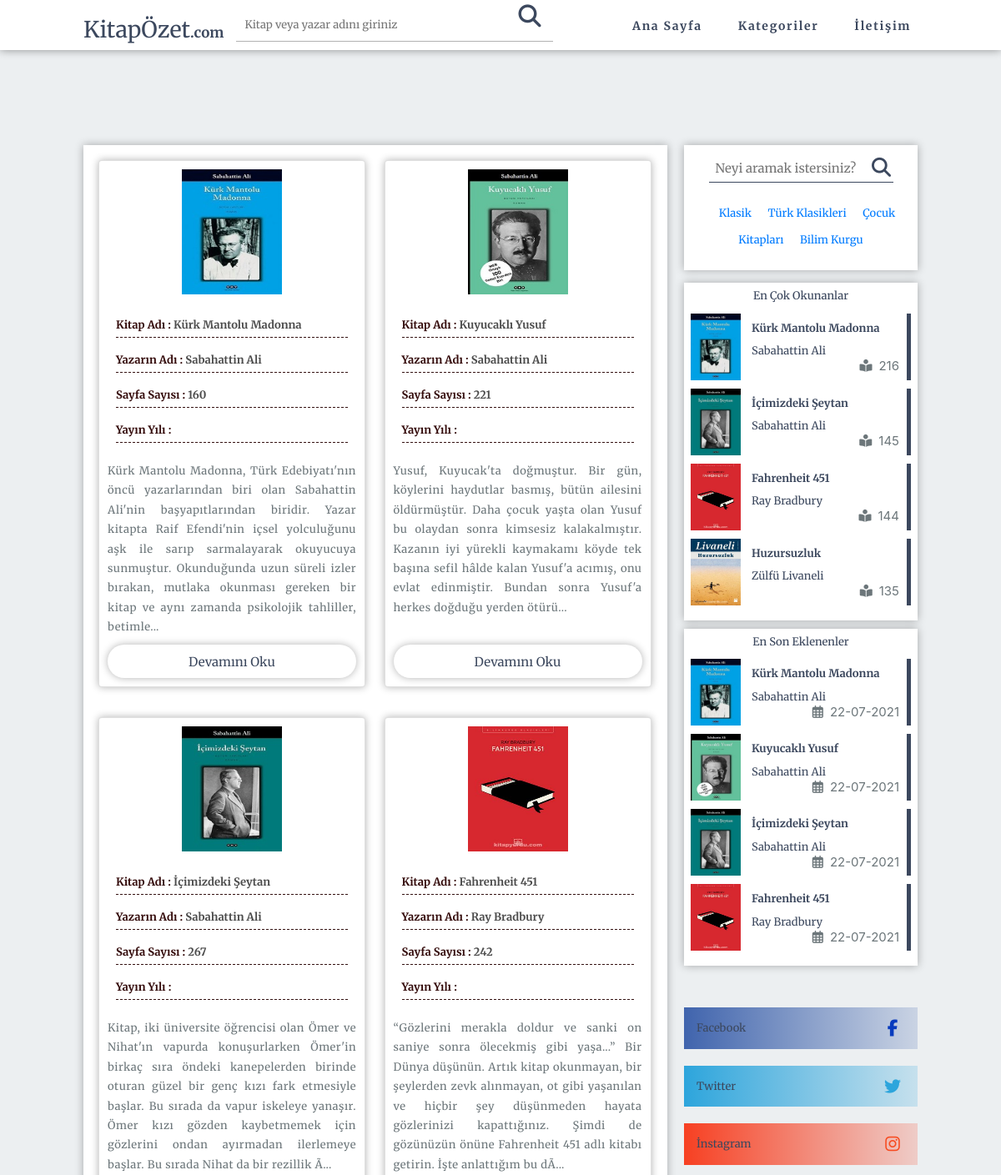
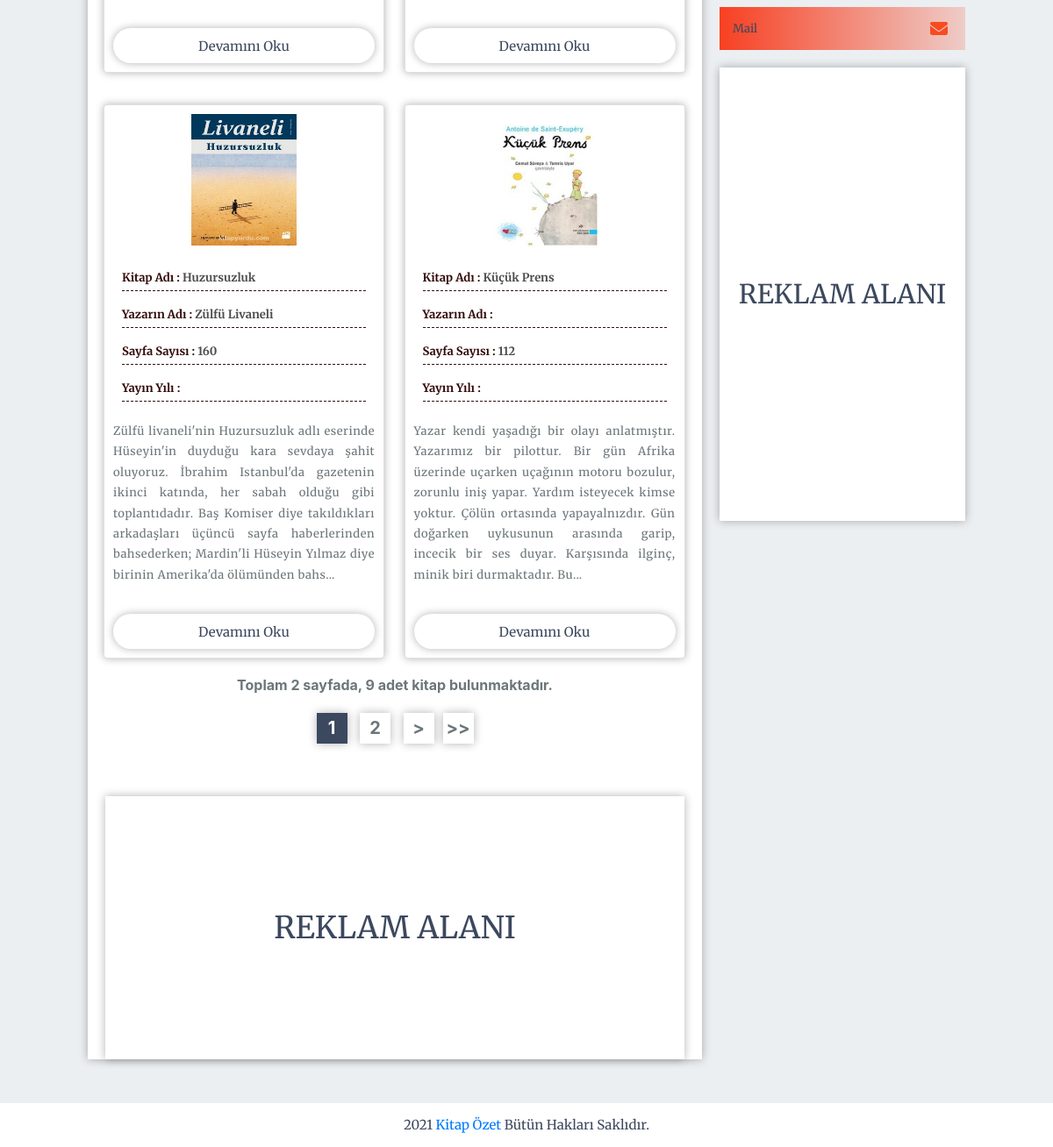
The page / on the database its author committed (2 pictures, top to bottom).
### tables this page shows
CREATE TABLE `kitaplar` (
  `kitap_id` int(11) NOT NULL,
  `kategori_id` int(3) DEFAULT NULL,
  `kitap_ad` varchar(250) DEFAULT NULL,
  `kitap_yazar` varchar(250) DEFAULT NULL,
  `kitap_sayfa` varchar(50) DEFAULT NULL,
  `kitap_icerik` text,
  `kitap_img` varchar(250) DEFAULT NULL,
  `kitap_link` varchar(250) DEFAULT NULL,
  `okunmasayisi` int(10) DEFAULT NULL,
  `kitap_eklenme_tarih` date DEFAULT NULL
);

CREATE TABLE `kategori` (
  `kategori_id` int(11) NOT NULL,
  `kategori_ad` varchar(100) DEFAULT NULL,
  `kategori_ust` int(2) DEFAULT NULL,
  `kategori_seourl` varchar(100) DEFAULT NULL,
  `kategori_sira` varchar(50) DEFAULT NULL,
  `kategori_durum` enum('0','1') DEFAULT '1'
);

### index.php (the view, shortened to what this page needs)
<?php
include "header.php";
if (isset($_REQUEST['Sayfalama'])) {
    $GelenSayfalama       = $_REQUEST['Sayfalama'];
} else {
    $GelenSayfalama       = 1;
}
$SayfalamaIcinSolVeSagButonSayisi = 2;
$SayfaBasinaGosterilecekKayitSayisi = 6;
$ToplamKitapSayisiSorgusu = $db->prepare("SELECT * FROM kitaplar");
$ToplamKitapSayisiSorgusu->execute();
$ToplamKitapSayisi        = $ToplamKitapSayisiSorgusu->rowCount();
$SayfalamayaBaslanilacakKayitSayisi = ($GelenSayfalama * $SayfaBasinaGosterilecekKayitSayisi) - $SayfaBasinaGosterilecekKayitSayisi;
$BulunanSayfaSayisi = ceil($ToplamKitapSayisi / $SayfaBasinaGosterilecekKayitSayisi);
?>
<div id="main-container">
    <div id="main-page">
        <?php
        if (isset($_GET['aranan'])) {
            $aranan = $_GET['aranan'];
            $ToplamSayiSorgusu = $db->prepare("SELECT * FROM kitaplar WHERE kitap_ad LIKE '%$aranan%' OR kitap_yazar LIKE '%$aranan%'");
            $ToplamSayiSorgusu->execute();
            $AramaSonucuToplamKitapSayisi = $ToplamSayiSorgusu->rowCount();
            $AramaSonucuBulunanSayfaSayisi = ceil($AramaSonucuToplamKitapSayisi / $SayfaBasinaGosterilecekKayitSayisi);
            $sorgu = $db->prepare("SELECT * FROM kitaplar WHERE kitap_ad LIKE '%$aranan%' OR kitap_yazar LIKE '%$aranan%' LIMIT $SayfalamayaBaslanilacakKayitSayisi , $SayfaBasinaGosterilecekKayitSayisi");
            $sorgu->execute();
            $sonuclar = $sorgu->fetchAll(PDO::FETCH_ASSOC);
            foreach ($sonuclar as $sonuc) { ?>
                <div class="card">
                    <div class="card-content">
                        <div class="image-area">
                            <img src="admin/dosyalar/<?php echo $sonuc['kitap_img'] ?>" alt="">
                        </div>
                        <div class="card-information">
                            <div class="information book-name">Kitap Adı : <span class="book-text"><?php echo $sonuc['kitap_ad'] ?></span></div>
                            <div class="information author-name">Yazarın Adı : <span class="author-text"><?php echo $sonuc['kitap_yazar'] ?></span></div>
                            <div class="information number-of-page">Sayfa Sayısı : <span class="page-text"><?php echo $sonuc['kitap_sayfa'] ?></span></div>
                            <div class="information publication-year">Yayın Yılı : <span class="publication-text"></span></div>
                        </div>
                    </div>
                    <div class="card-text">
                        <div class="content-text">
                            <p> <?php
                                $yazi = $sonuc['kitap_icerik'];
                                $kelime = strlen($yazi);
                                $sinir = 350;
                                if ($kelime > $sinir) {
                                    $yazi = substr($yazi, 0, $sinir) . "...";
                                }
                                echo $yazi;
                                ?></p>
                        </div>
                        <a class="btn" href="icerik.php?kitap_id=<?php echo $sonuc['kitap_id'] ?>">Devamını Oku</a>
                    </div>
                </div>
            <?php } ?>
            <div class="SayfalamaAlaniIciMetinAlaniKapsayicisi">
                Toplam <?php echo $AramaSonucuBulunanSayfaSayisi ?> sayfada, <?php echo $AramaSonucuToplamKitapSayisi ?> adet kitap bulunmaktadır.
            </div>
            <div class="SayfalamaAlaniIciNumaralandirmaAlaniKapsayicisi">
                <?php
                if ($GelenSayfalama > 1) {
                    echo "<a href='index.php?Sayfalama=1&aranan=$aranan'><div class='Sayfalama'><<</div></a> ";
                    $SayfalamaIcinSayfaDegeriniBirGeriAl = $GelenSayfalama - 1;
                    echo "<a href='index.php?Sayfalama=" . $SayfalamaIcinSayfaDegeriniBirGeriAl . "&aranan=$aranan'><div class='Sayfalama'><</div></a>";
                }
                for ($SayfalamaIcinSayfaIndexDegeri = $GelenSayfalama - $SayfalamaIcinSolVeSagButonSayisi; $SayfalamaIcinSayfaIndexDegeri <= $GelenSayfalama + $SayfalamaIcinSolVeSagButonSayisi; $SayfalamaIcinSayfaIndexDegeri++) {
                    if (($SayfalamaIcinSayfaIndexDegeri > 0) and ($SayfalamaIcinSayfaIndexDegeri <= $AramaSonucuBulunanSayfaSayisi)) {
                        if ($GelenSayfalama == $SayfalamaIcinSayfaIndexDegeri) {
                            echo "<div class='Sayfalama aktif'> " . $SayfalamaIcinSayfaIndexDegeri . "</div>";
                        } else {
                            echo " <a href='index.php?Sayfalama=" . $SayfalamaIcinSayfaIndexDegeri . "&aranan=$aranan'>" . "<div class='Sayfalama'>" . $SayfalamaIcinSayfaIndexDegeri . "</div></a> ";
                        }
                    }
                }
                if ($GelenSayfalama != $AramaSonucuBulunanSayfaSayisi) {
                    $SayfalamaIcinSayfaDegeriniBirIleriAl = $GelenSayfalama + 1;
                    echo "<a href='index.php?Sayfalama=" . $SayfalamaIcinSayfaDegeriniBirIleriAl . "&aranan=$aranan'><div class='Sayfalama'>></div></a>";
                    echo "<a href='index.php?Sayfalama=" . $AramaSonucuBulunanSayfaSayisi . "&aranan=$aranan'><div class='Sayfalama'>>></div></a>";
                }
                ?>
            </div>
            <?php } else {
            $kitapsor = $db->prepare("SELECT * FROM kitaplar LIMIT $SayfalamayaBaslanilacakKayitSayisi , $SayfaBasinaGosterilecekKayitSayisi");
            $kitapsor->execute();
            while ($kitapcek = $kitapsor->fetch(PDO::FETCH_ASSOC)) { ?>
                <div class="card">
                    <div class="card-content">
                        <div class="image-area">
                            <img src="admin/dosyalar/<?php echo $kitapcek['kitap_img'] ?>" alt="">
                        </div>
                        <div class="card-information">
                            <div class="information book-name">Kitap Adı : <span class="book-text"><?php
                                                                                                    $yazi = $kitapcek['kitap_ad'];
                                                                                                    $kelime = strlen($yazi);
                                                                                                    $sinir = 23;
                                                                                                    if ($kelime < $sinir) {
                                                                                                        echo $yazi;
                                                                                                    } else {
                                                                                                        $yazi = substr($yazi, 0, $sinir) . ".";
                                                                                                        echo $yazi;
                                                                                                    }
                                                                                                    ?></span></div>
                            <div class="information author-name">Yazarın Adı : <span class="author-text"><?php
                                                                                                            $yazi = $kitapcek['kitap_yazar'];
                                                                                                            $kelime = strlen($yazi);
                                                                                                            $sinir = 20;
                                                                                                            if ($kelime < $sinir) {
                                                                                                                echo $yazi;
                                                                                                            } else {
                                                                                                                $yazi = substr($yazi, 0, $sinir) . ".";
                                                                                                                echo $yazi;
                                                                                                            }
                                                                                                            ?></span></div>
                            <div class="information number-of-page">Sayfa Sayısı : <span class="page-text"><?php echo $kitapcek['kitap_sayfa'] ?></span></div>
                            <div class="information publication-year">Yayın Yılı : <span class="publication-text"></span></div>
                        </div>
                    </div>
                    <div class="card-text">
                        <div class="content-text">
                            <p> <?php
                                $yazi = $kitapcek['kitap_icerik'];
                                $kelime = strlen($yazi);
                                $sinir = 350;
                                if ($kelime < $sinir) {
                                    echo $yazi;
                                } else {
                                    $yazi = substr($yazi, 0, $sinir) . "...";
                                    echo $yazi;
                                }
                                ?></p>
                        </div>
                        <a class="btn" href="icerik.php?kitap_id=<?php echo $kitapcek['kitap_id'] ?>">Devamını Oku</a>
                    </div>
                </div>
            <?php } ?>
            <div class="SayfalamaAlaniIciMetinAlaniKapsayicisi">
                Toplam <?php echo $BulunanSayfaSayisi ?> sayfada, <?php echo $ToplamKitapSayisi ?> adet kitap bulunmaktadır.
            </div>
            <div class="SayfalamaAlaniIciNumaralandirmaAlaniKapsayicisi">
                <?php
                for ($SayfalamaIcinSayfaIndexDegeri = $GelenSayfalama - $SayfalamaIcinSolVeSagButonSayisi; $SayfalamaIcinSayfaIndexDegeri <= $GelenSayfalama + $SayfalamaIcinSolVeSagButonSayisi; $SayfalamaIcinSayfaIndexDegeri++) {
                    if (($SayfalamaIcinSayfaIndexDegeri > 0) and ($SayfalamaIcinSayfaIndexDegeri <= $BulunanSayfaSayisi)) {
                        if ($GelenSayfalama == $SayfalamaIcinSayfaIndexDegeri) {
                            echo "<div class='Sayfalama aktif'> " . $SayfalamaIcinSayfaIndexDegeri . "</div>";
                        } else {
                            echo " <a href='index.php?Sayfalama=" . $SayfalamaIcinSayfaIndexDegeri . "'>" . "<div class='Sayfalama'>" . $SayfalamaIcinSayfaIndexDegeri . "</div></a> ";
                        }
                    }
                }
                if ($GelenSayfalama != $BulunanSayfaSayisi) {
                    $SayfalamaIcinSayfaDegeriniBirIleriAl = $GelenSayfalama + 1;
                    echo "<a href='index.php?Sayfalama=" . $SayfalamaIcinSayfaDegeriniBirIleriAl . "'><div class='Sayfalama'>></div></a>";
                    echo "<a href='index.php?Sayfalama=" . $BulunanSayfaSayisi . "'><div class='Sayfalama'>>></div></a>";
                }
                ?>
            </div>
        <?php  } ?>
        <div id="mainReklamAlani">
            REKLAM ALANI
        </div>
    </div>
    <?php include 'sidebar.php'; ?>
    <?php include 'footer.php'; ?>
    </body>
    </html>

### sidebar.php (shortened to what this page needs)
<div id="main-category">
    <div id="search-area">
        <input id="search-area-input" type="text" placeholder="Neyi aramak istersiniz?">
        <span id="search-area-icon"><i class="fas fa-search"></i></span>
        <div id="links-container">
            <?php
            $KategoriSorgu = $db->prepare("SELECT * FROM kategori");
            $KategoriSorgu->execute();
            $KategoriCek = $KategoriSorgu->fetchAll(PDO::FETCH_ASSOC);
            foreach ($KategoriCek as $Kategori) { ?>
                <a class="links" href="kategori.php?kategori_id=<?php echo $Kategori['kategori_id'] ?>"><?php echo $Kategori['kategori_ad'] ?></a>
            <?php } ?>
        </div>
    </div>
    <div id="en-cok-okunan">
        <h3 class="title">En Çok Okunanlar</h3>
        <?php
        $EnCokOkunanSorgusu = $db->prepare("SELECT * FROM kitaplar ORDER BY okunmasayisi DESC LIMIT 4");
        $EnCokOkunanlariCek = $EnCokOkunanSorgusu->execute();
        $EnCokOkunanlariCek = $EnCokOkunanSorgusu->fetchAll(PDO::FETCH_ASSOC);
        foreach ($EnCokOkunanlariCek as $EnCokOkunan) {
        ?>
            <a class="en-cok-okunanlar-btn" href="icerik.php?kitap_id=<?php echo $EnCokOkunan['kitap_id'] ?>">
                <div class="okunanlar-sirasi">
                    <div class="image">
                        <img src="admin/dosyalar/<?php echo $EnCokOkunan['kitap_img'] ?>" alt="">
                    </div>
                    <div class="bilgi-bolumu">
                        <div class="kitap-adi"><?php echo $EnCokOkunan['kitap_ad'] ?></div>
                        <div class="yazar-adi"><?php echo $EnCokOkunan['kitap_yazar'] ?></div>
                        <div class="okunma-sayisi"><i class="fas fa-book-reader"></i><span class="okunma-sayi-degeri"><?php echo $EnCokOkunan['okunmasayisi'] ?></span></div>
                    </div>
                </div>
            </a>
        <?php    }  ?>
    </div>
    <div id="en-son-eklenenler">
        <h3 class="title">En Son Eklenenler</h3>
        <?php
        $EnSonEklenenlerSorgusu = $db->prepare("SELECT * FROM kitaplar ORDER BY kitap_eklenme_tarih DESC LIMIT 4");
        $EnSonEklenenlerCek = $EnSonEklenenlerSorgusu->execute();
        $EnSonEklenenlerCek = $EnSonEklenenlerSorgusu->fetchAll(PDO::FETCH_ASSOC);
        foreach ($EnSonEklenenlerCek as $EnSonEklenenler) {
        ?>
            <a class="en-son-eklenenler-btn" href="icerik.php?kitap_id=<?php echo $EnSonEklenenler['kitap_id'] ?>">
                <div class="okunanlar-sirasi">
                    <div class="image">
                        <img src="admin/dosyalar/<?php echo $EnSonEklenenler['kitap_img'] ?>" alt="">
                    </div>
                    <div class="bilgi-bolumu">
                        <div class="kitap-adi"><?php echo $EnSonEklenenler['kitap_ad'] ?></div>
                        <div class="yazar-adi"><?php echo $EnSonEklenenler['kitap_yazar'] ?></div>
                        <div class="okunma-sayisi"><i class="far fa-calendar-alt"></i></i><span class="okunma-sayi-degeri"><?php echo date("d-m-Y", strtotime($EnSonEklenenler['kitap_eklenme_tarih'])) ?></span></div>
                    </div>
                </div>
            </a>
        <?php    }  ?>
    </div>
    <div id="share-area">
        <div id="facebook">Facebook <i class="fab fa-facebook-f"></i></div>
        <div id="twitter">Twitter <i class="fab fa-twitter"></i></div>
        <div id="instagram">İnstagram <i class="fab fa-instagram"></i></div>
        <div id="mail">Mail <i class="fas fa-envelope"></i></div>
    </div>
    <div id="reklamAlani">
        REKLAM ALANI
    </div>
</div>
</div>

### rows shown on the page
kitaplar: kitap_img (picture), kitap_ad "Kürk Mantolu Madonna", kitap_yazar "Sabahattin Ali", kitap_sayfa "160", kitap_icerik "Kürk Mantolu Madonna, Türk Edebiyatı'nın öncü yazarlarından biri olan Sabahattin Ali'nin başyapıtlarından biridir. Yazar kitapta Raif Efendi'nin içsel yolculuğunu aşk ile sarıp sarmalayarak okuyucuya sunmuştur. Okunduğunda uzun süreli izler bırakan, mutlaka okunması gereken bir kitap ve aynı zamanda psikolojik tahliller, betimle...", okunmasayisi "216", kitap_eklenme_tarih "22-07-2021"
kitaplar: kitap_img (picture), kitap_ad "Kuyucaklı Yusuf", kitap_yazar "Sabahattin Ali", kitap_sayfa "221", kitap_icerik "Yusuf, Kuyucak'ta doğmuştur. Bir gün, köylerini haydutlar basmış, bütün ailesini öldürmüştür. Daha çocuk yaşta olan Yusuf bu olaydan sonra kimsesiz kalakalmıştır. Kazanın iyi yürekli kaymakamı köyde tek başına sefil hâlde kalan Yu­suf'a acımış, onu evlat edinmiştir. Bundan sonra Yusuf'a herkes doğduğu yerden ötürü...", kitap_eklenme_tarih "22-07-2021"
kitaplar: kitap_img (picture), kitap_ad "İçimizdeki Şeytan", kitap_yazar "Sabahattin Ali", kitap_sayfa "267", kitap_icerik "Kitap, iki üniversite öğrencisi olan Ömer ve Nihat'ın vapurda konuşurlarken Ömer'in birkaç sıra öndeki kanepelerden birinde oturan güzel bir genç kızı fark etmesiyle başlar. Bu sırada da vapur iskeleye yanaşır. Ömer kızı gözden kaybetmemek için gözlerini ondan ayırmadan ilerlemeye başlar. Bu sırada Nihat da bir rezillik Ã...", okunmasayisi "145", kitap_eklenme_tarih "22-07-2021"
kitaplar: kitap_img (picture), kitap_ad "Fahrenheit 451", kitap_yazar "Ray Bradbury", kitap_sayfa "242", kitap_icerik "“Gözlerini merakla doldur ve sanki on saniye sonra ölecekmiş gibi yaşa...” Bir Dünya düşünün. Artık kitap okunmayan, bir şeylerden zevk alınmayan, ot gibi yaşanılan ve hiçbir şey düşünmeden hayata gözlerinizi kapattığınız. Şimdi de gözünüzün önüne Fahrenheit 451 adlı kitabı getirin. İşte anlattığım bu dÃ...", okunmasayisi "144", kitap_eklenme_tarih "22-07-2021"
kitaplar: kitap_img (picture), kitap_ad "Huzursuzluk", kitap_yazar "Zülfü Livaneli", kitap_sayfa "160", kitap_icerik "Zülfü livaneli'nin Huzursuzluk adlı eserinde Hüseyin'in duyduğu kara sevdaya şahit oluyoruz. İbrahim Istanbul'da gazetenin ikinci katında, her sabah olduğu gibi toplantıdadır. Baş Komiser diye takıldıkları arkadaşları üçüncü sayfa haberlerinden bahsederken; Mardin'li Hüseyin Yılmaz diye birinin Amerika'da ölümünden bahs...", okunmasayisi "135"
kitaplar: kitap_img (picture), kitap_ad "Küçük Prens", kitap_sayfa "112", kitap_icerik "Yazar kendi yaşadığı bir olayı anlatmıştır. Yazarımız bir pilottur. Bir gün Afrika üzerinde uçarken uçağının motoru bozulur, zorunlu iniş yapar. Yardım isteyecek kimse yoktur. Çölün ortasında yapayalnızdır. Gün doğarken uykusunun arasında garip, incecik bir ses duyar. Karşısında ilginç, minik biri durmaktadır. Bu..."
kategori: kategori_ad "Klasik"
kategori: kategori_ad "Türk Klasikleri"
kategori: kategori_ad "Çocuk Kitapları"
kategori: kategori_ad "Bilim Kurgu"

### other values the page prints
$BulunanSayfaSayisi "2"
$ToplamKitapSayisi "9"
